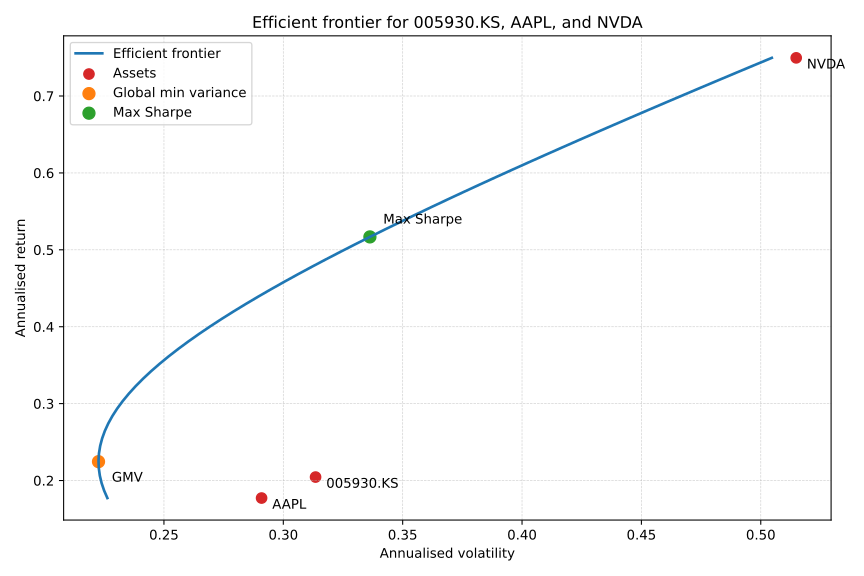

Python code for this plot:
"""Efficient frontier analysis for the multi-ticker OHLCV dataset.

This script loads `temp.csv`, derives close-to-close log returns for
Samsung Electronics (005930.KS), Apple (AAPL), and NVIDIA (NVDA), and
generates an efficient frontier plot saved as `efficient_frontier.svg`.
"""

from __future__ import annotations

import math
from pathlib import Path
from typing import Dict, List, Tuple

import matplotlib.pyplot as plt
import numpy as np
import pandas as pd


TRADING_DAYS = 252
DATA_FILE = Path(__file__).with_name("temp.csv")
OUTPUT_FILE = Path(__file__).with_name("efficient_frontier.svg")


def load_close_prices(path: Path) -> pd.DataFrame:
    """Return a wide DataFrame of close prices indexed by date."""

    df = pd.read_csv(path, header=[0, 1, 2])
    date_series = pd.to_datetime(df[("Price", "Ticker", "Date")])

    closes = df["Close"].copy()
    closes.columns = closes.columns.droplevel(-1)
    closes = closes.apply(pd.to_numeric, errors="coerce")
    closes.index = date_series
    closes = closes.sort_index()
    closes = closes.dropna(how="any")
    return closes


def compute_log_returns(closes: pd.DataFrame) -> pd.DataFrame:
    returns = np.log(closes / closes.shift(1)).dropna(how="any")
    return returns


def annualised_statistics(returns: pd.DataFrame) -> Tuple[np.ndarray, np.ndarray]:
    mean_daily = returns.mean().to_numpy()
    cov_daily = returns.cov().to_numpy()
    mu = mean_daily * TRADING_DAYS
    cov = cov_daily * TRADING_DAYS
    return mu, cov


def solve_frontier(mu: np.ndarray, cov: np.ndarray, n_points: int = 60) -> Dict[str, np.ndarray]:
    inv_cov = np.linalg.inv(cov)
    ones = np.ones_like(mu)

    a = ones @ inv_cov @ ones
    b = ones @ inv_cov @ mu
    c = mu @ inv_cov @ mu
    d = a * c - b**2

    target_returns = np.linspace(mu.min(), mu.max(), n_points)
    weights = []
    vols = []
    for r_target in target_returns:
        lambda1 = (c - b * r_target) / d
        lambda2 = (a * r_target - b) / d
        w = inv_cov @ (lambda1 * ones + lambda2 * mu)
        weights.append(w)
        variance = w @ cov @ w
        vols.append(math.sqrt(max(variance, 0.0)))

    weights_arr = np.vstack(weights)
    vols_arr = np.asarray(vols)
    return {
        "returns": target_returns,
        "vols": vols_arr,
        "weights": weights_arr,
        "a": a,
        "b": b,
        "c": c,
    }


def global_min_variance_weights(inv_cov: np.ndarray, ones: np.ndarray) -> np.ndarray:
    numer = inv_cov @ ones
    denom = ones @ numer
    return numer / denom


def max_sharpe(frontier: Dict[str, np.ndarray], risk_free: float = 0.0) -> Tuple[float, float, np.ndarray]:
    excess_returns = frontier["returns"] - risk_free
    sharpe = np.divide(
        excess_returns,
        frontier["vols"],
        out=np.zeros_like(excess_returns),
        where=frontier["vols"] > 0,
    )
    idx = int(np.nanargmax(sharpe))
    return frontier["vols"][idx], frontier["returns"][idx], frontier["weights"][idx]


def plot_frontier(
    frontier: Dict[str, np.ndarray],
    asset_returns: np.ndarray,
    asset_vols: np.ndarray,
    tickers: List[str],
    gmv_point: Tuple[float, float],
    max_sharpe_point: Tuple[float, float],
    output: Path,
) -> None:
    plt.figure(figsize=(9, 6))
    plt.plot(frontier["vols"], frontier["returns"], color="#1f77b4", linewidth=2, label="Efficient frontier")
    plt.scatter(asset_vols, asset_returns, color="#d62728", s=60, label="Assets")
    for ticker, x, y in zip(tickers, asset_vols, asset_returns):
        plt.annotate(ticker, (x, y), textcoords="offset points", xytext=(8, -8))

    plt.scatter(*gmv_point, color="#ff7f0e", s=80, label="Global min variance")
    plt.annotate("GMV", gmv_point, textcoords="offset points", xytext=(10, -15))

    plt.scatter(*max_sharpe_point, color="#2ca02c", s=80, label="Max Sharpe")
    plt.annotate("Max Sharpe", max_sharpe_point, textcoords="offset points", xytext=(10, 10))

    plt.xlabel("Annualised volatility")
    plt.ylabel("Annualised return")
    plt.title("Efficient frontier for 005930.KS, AAPL, and NVDA")
    plt.grid(True, which="both", linestyle="--", linewidth=0.5, alpha=0.6)
    plt.legend()
    plt.tight_layout()
    plt.savefig(output, format="svg")
    plt.close()


def main() -> None:
    closes = load_close_prices(DATA_FILE)
    returns = compute_log_returns(closes)
    mu, cov = annualised_statistics(returns)

    frontier = solve_frontier(mu, cov)
    inv_cov = np.linalg.inv(cov)
    ones = np.ones_like(mu)

    gmv_weights = global_min_variance_weights(inv_cov, ones)
    gmv_return = float(gmv_weights @ mu)
    gmv_vol = float(math.sqrt(max(gmv_weights @ cov @ gmv_weights, 0.0)))

    ms_vol, ms_ret, ms_weights = max_sharpe(frontier)

    asset_vols = np.sqrt(np.diag(cov))
    tickers = closes.columns.tolist()

    plot_frontier(
        frontier,
        asset_returns=mu,
        asset_vols=asset_vols,
        tickers=tickers,
        gmv_point=(gmv_vol, gmv_return),
        max_sharpe_point=(ms_vol, ms_ret),
        output=OUTPUT_FILE,
    )

    print("Annualised mean returns:")
    for ticker, ret in zip(tickers, mu):
        print(f"  {ticker}: {ret * 100:.2f}%")

    print("Annualised volatilities:")
    for ticker, vol in zip(tickers, asset_vols):
        print(f"  {ticker}: {vol * 100:.2f}%")

    print("Global minimum variance portfolio:")
    for ticker, weight in zip(tickers, gmv_weights):
        print(f"  {ticker}: {weight * 100:.2f}%")
    print(f"  Return: {gmv_return * 100:.2f}%  Volatility: {gmv_vol * 100:.2f}%")

    print("Maximum Sharpe portfolio:")
    for ticker, weight in zip(tickers, ms_weights):
        print(f"  {ticker}: {weight * 100:.2f}%")
    print(f"  Return: {ms_ret * 100:.2f}%  Volatility: {ms_vol * 100:.2f}%")


if __name__ == "__main__":
    main()
